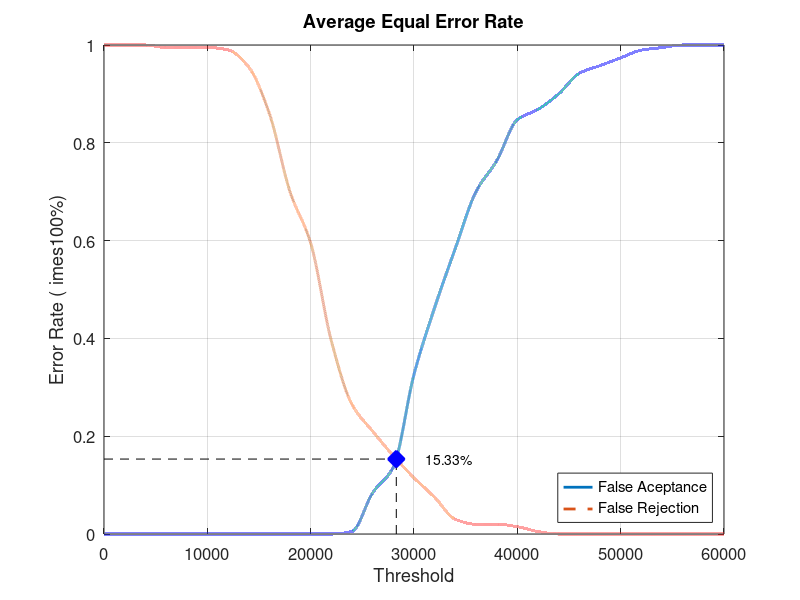
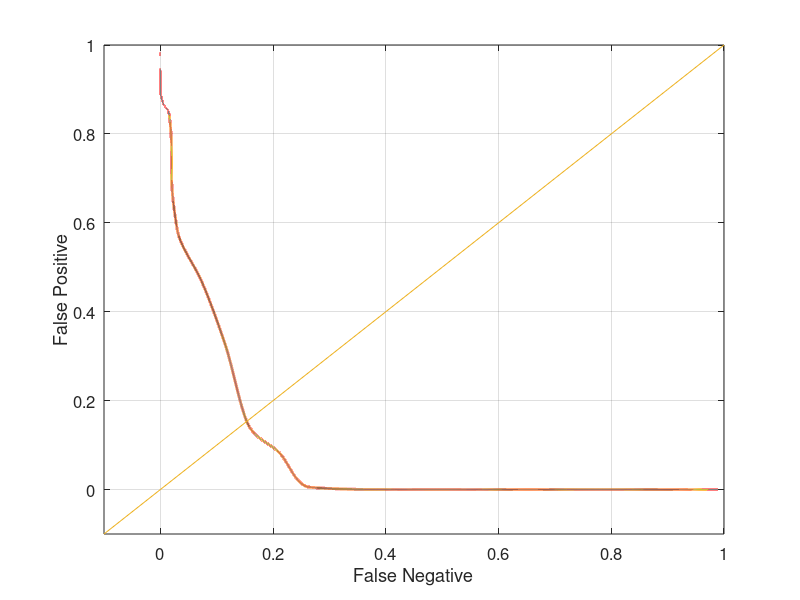

These charts were generated, in order, by the following MATLAB code:
close all;
clear;
clc;
x = 0:2000:60000;
xq = 0:0.5:60000;

y0 = [0 0 0 0 0 0 0 0 0 0 0 0 0.00526316 0.0842105 0.136842 0.326316 0.463158 0.584211 0.7 0.763158 0.847368 0.868421 0.9 0.942105 0.957895 0.973684 0.989474 0.994737 1 1 1]
yy0 = interp1(x, y0, xq, 'pchip');
y1 = [1 1 1 0.995 0.995 0.995 0.99 0.955 0.86 0.7 0.595 0.395 0.265 0.21 0.16 0.115 0.075 0.03 0.02 0.02 0.015 0.005 0 0 0 0 0 0 0 0 0]
yy1 = interp1(x, y1, xq, 'pchip');

% Calculating EER: 
y2 = abs(y0 - y1);
find(y2 == min(y2))
yy2 = abs(yy0 - yy1);
xEER = find(yy2 == min(yy2));
xEERIndex = xq(xEER) % X-axis EER
yEER = yy0(xEER) % Y-axis EER

main = figure
plot(xq, yy0,'-','LineWidth', 2);	hold on
plot(xq, yy1,'--','LineWidth', 2);	hold on
plot([xEERIndex xEERIndex], [0 yEER], 'k--');	hold on
plot([0 xEERIndex], [yEER yEER], 'k--');	hold on
plot(xEERIndex, yEER, 'bx', 'LineWidth', 10);	hold on
text(xEERIndex + 10 * xEERIndex / 100, yEER, [num2str(round((10000 * yEER)) / 100) '%'])
legend('False Aceptance', 'False Rejection', 'Location', 'SouthEast')
xlabel('Threshold')
ylabel('Error Rate (	imes100%)')
title('Average Equal Error Rate')
set(gca, 'FontSize', 12)
axis([0 60000 0 1])
grid on

print(main, 'Database3_4Main', '-dpng');
FNRxFPR = figure('Color', [1 1 1]);
plot(yy1, yy0, '-', yy1, yy0, 'LineWidth', 2);
hold on
y = -0.1:0.1:1
plot(y, y); 
set(gca, 'FontSize', 12)
xlabel('False Negative')
ylabel('False Positive')
axis([-0.1 1 -0.1 1])
set(gca, 'FontSize', 12)
grid on

print(FNRxFPR, 'Database3_4FNRxFPR','-dpng');
